Frame 1 (no input): blank canvas, image omitted
Frame 60 (the mouse pressed at the canvas centre just before this capture): blank canvas, image omitted
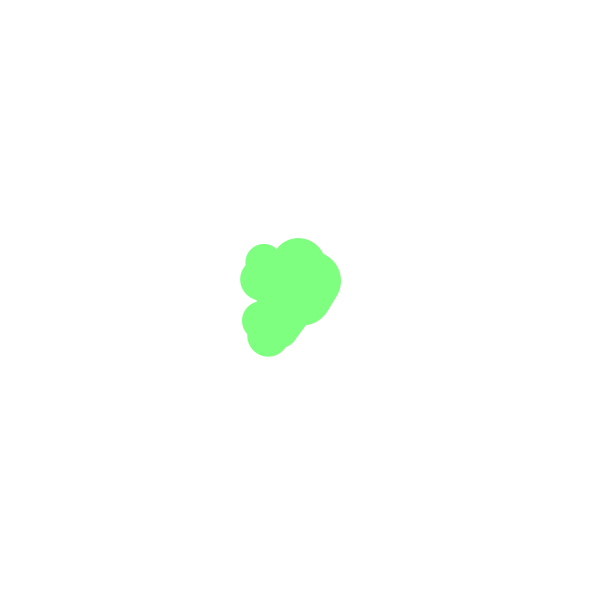
Frame 120 (the mouse held since frame 60 and released just before this capture)

The Processing sketch whose frames 1 and 60 were blank and that drew this single picture after the mouse press (run headless with seeded random() and noise(); from frame 60 on, the mouse is pressed at the canvas centre):

// Processing sketch: hw_week10_pt3
// ── hw_week10_pt3.pde
// color variable as class field

// this sketch uses a basic ball or particle-type behavior
// to create a "painting" kind of effect. while the mouse is 
// pressed, a new instance is created every five frames. 

// change the class definition of "Brushstroke" to have a 
// color field. Then change the constructor arguments to accept 
// a color argument, which should set the object's color field. 

// finally, update the line of code which creates new brushstrokes
// to accept a color value. try using a color value which maps to 
// the position of the mouse on the screen. see the example gif
// to get an idea.

Brushstroke b;

void setup() {
  size(600, 600);
  noStroke();
  background(255);
}

void draw() {
  if (mousePressed) {
    if (frameCount % 5 == 0) {
      b = new Brushstroke(mouseX, mouseY);
    }

    if (b != null) {
      b.update();
      b.display(100);
    }
  }
}


class Brushstroke {
  float x, y;
  float vx, vy;
  float siz;
  float lifetime = 10;
  color c;

  Brushstroke(float x, float y) {
    this.x = x;
    this.y = y;
    vx = random(-8, 8);
    vy = random(-8, 8);
    siz = random(30, 60);
  }

  void update() {
    x += vx;
    y += vy;
  }

  void display(color c) {
    c = color(map(mouseX, 0,width,0, 255), 255, map(mouseY, 0,height, 0, 255));
    fill(c);
    noStroke();
    ellipse(x, y, siz, siz);
  }
}
